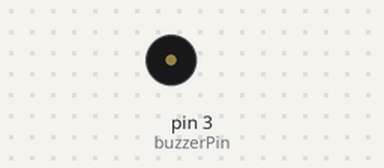
The sketch below on a simulated Arduino Uno, built for the host (arithmetic inside an expression is 32-bit, double 64-bit). On the bench: buzzer (waves = sounding). Random numbers use the default seed unless the sketch sets one; what the sketch prints to the serial monitor is not drawn.

Above: at 0.15 s.
At 37.99 s:
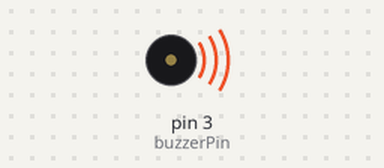
Timing chart, 0 to 39.7 s (numbered marks = the images above):
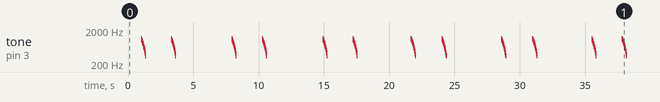

Measured:
- by itself, tone on pin 3 (buzzerPin): plays 1100 Hz for 0.01 s, 1075 Hz for 0.01 s, 1050 Hz for 0.01 s, 1025 Hz for 0.01 s, 1000 Hz for 0.01 s, 975 Hz for 0.01 s … (372 notes in this stretch)

The sketch:

lights_and_sounds.ino
```cpp
//This code is for lights, sounds, and simple sensors
const int buzzerPin = 3;

void setup() {
  randomSeed(analogRead(A0));
}

void loop() {

  int conversation[] = {1, 2, 3, 4, 2, 4, 3, 1};

  droidChatter(conversation, 8);

  std::cout << 5;

  delay(3000);
}


void droidChatter(int phrases[], int count) {

  for (int i = 0; i < count; i++) {

    playPhrase(phrases[i]);

    if (i < count - 1) {
      delay(random(60, 180));
    }
  }

  noTone(buzzerPin);
}


void playPhrase(int phrase) {

  switch (phrase) {

    case 1:
      phraseRandom();
      break;

    case 2:
      phraseHappy();
      break;

    case 3:
      phraseSad();
      break;

    case 4:
      phraseConfused();
      break;
  }
}


void sweepTone(int startFreq, int endFreq, int duration) {

  const int steps = 30;

  for (int i = 0; i <= steps; i++) {

    float progress = (float)i / steps;

    int frequency =
      startFreq + (endFreq - startFreq) * progress;

    tone(buzzerPin, frequency);

    delay(duration / steps);
  }

  noTone(buzzerPin);
}


void phraseRandom() {

  int startFreq = random(500, 1800);
  int endFreq = random(600, 2600);

  sweepTone(startFreq, endFreq, random(80, 180));
}


void phraseHappy() {

  sweepTone(700, 1500, 100);
  delay(35);

  sweepTone(1200, 2300, 100);
  delay(30);

  sweepTone(1600, 2800, 130);
}


void phraseSad() {

  sweepTone(1800, 900, 200);
  delay(70);

  sweepTone(1100, 350, 350);
}


void phraseConfused() {

  sweepTone(900, 1700, 100);
  sweepTone(1700, 1100, 80);
  sweepTone(1100, 2100, 120);
  sweepTone(2100, 700, 170);
}
```
